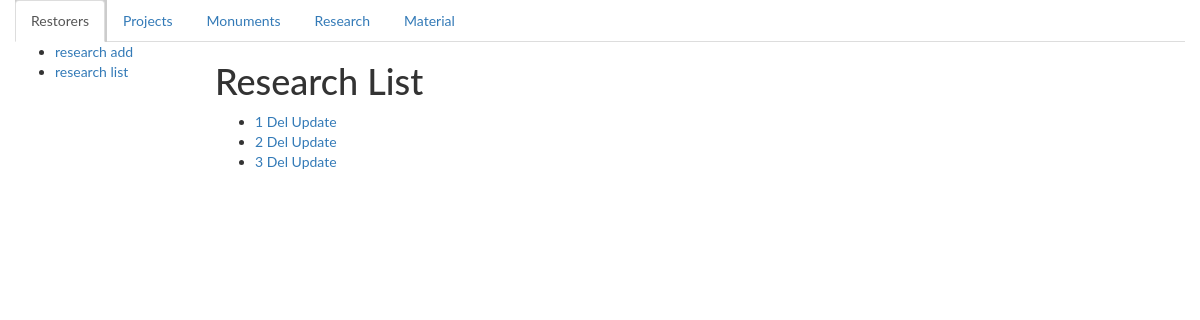
/research/list, run on an earlier commit of the app's database.
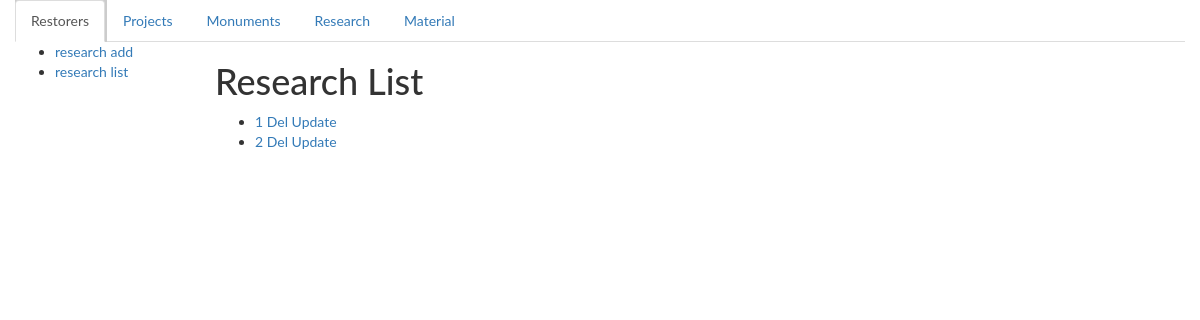
And on a later commit of the database.
### catalogWeb/models.py (models this page shows)
class Research(models.Model):
    monument = models.ForeignKey(Monument,blank=True,null=True,on_delete=models.PROTECT)
    project = models.ForeignKey(Project,blank=True,null=True,on_delete=models.CASCADE)
    UVA = models.BooleanField()
    UVC = models.BooleanField()
    RUVA = models.BooleanField()
    IR = models.BooleanField()
    RTG = models.BooleanField()
    CT = models.BooleanField()
    ch_t_research = models.BooleanField()
    sondazny = models.CharField(max_length=200)
    other = models.CharField(max_length=200)
    def __str__(self):
        return '%s' % self.id

### catalogWeb/views.py (the view)
# urls.py: url(r'research/list', views.ResearchListView.as_view(), name='researchList'),
class ResearchListView(generic.ListView):
    model = Research
    paginate_by = 4

### catalogWeb/templates/catalogWeb/research_list.html
{% extends "base_generic.html" %}
{% block sidebar %}
  <ul class="sidebar-nav">
    <li><a href="{% url 'researchCreate' %}">research add</a></li>
    <li><a href="{% url 'researchList' %}">research list</a></li>
  </ul>
{% endblock sidebar %}
{% block content %}
    <h1>Research List</h1>
    {% if research_list %}
    <ul>
      {% for research in research_list %}
      <li>
        <a href="{% url 'researchDetail' research.id %}"> {{  research }}</a>
          <a href="{% url 'researchDelete' research.id %}"> Del</a>
            <a href="{% url 'researchUpdate' research.id %}"> Update</a>
      </li>
      {% endfor %}
    </ul>
    {% else %}
      <p>There are no books in the library.</p>
    {% endif %}
{% endblock %}

What changed in the data, as far as the page shows it:
removed Research: id "3"
